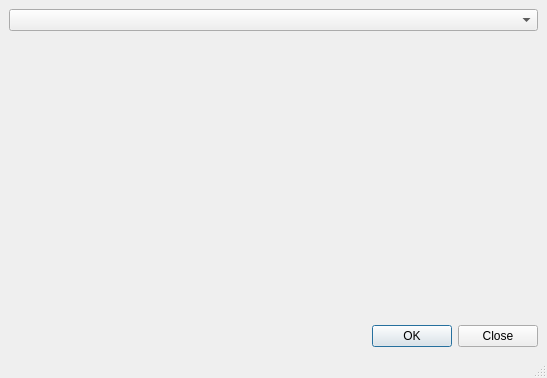
<?xml version="1.0" encoding="UTF-8"?>
<ui version="4.0">
 <class>Reportabug</class>
 <widget class="QMainWindow" name="Reportabug">
  <property name="geometry">
   <rect>
    <x>0</x>
    <y>0</y>
    <width>547</width>
    <height>378</height>
   </rect>
  </property>
  <property name="windowTitle">
   <string>Report a bug</string>
  </property>
  <widget class="QWidget" name="centralwidget">
   <layout class="QVBoxLayout" name="verticalLayout">
    <item>
     <widget class="QComboBox" name="comboBox"/>
    </item>
    <item>
     <widget class="QStackedWidget" name="stackedWidget">
      <widget class="QWidget" name="page_null"/>
      <widget class="QWidget" name="page_github">
       <layout class="QVBoxLayout" name="verticalLayout_2">
        <item>
         <layout class="QHBoxLayout" name="layout_auth">
          <item>
           <widget class="QLabel" name="label_username">
            <property name="minimumSize">
             <size>
              <width>100</width>
              <height>0</height>
             </size>
            </property>
            <property name="text">
             <string>Username</string>
            </property>
           </widget>
          </item>
          <item>
           <widget class="QLineEdit" name="lineEdit_username">
            <property name="toolTip">
             <string>Your GitHub account</string>
            </property>
            <property name="placeholderText">
             <string>username</string>
            </property>
           </widget>
          </item>
          <item>
           <widget class="QLabel" name="label_password">
            <property name="minimumSize">
             <size>
              <width>100</width>
              <height>0</height>
             </size>
            </property>
            <property name="text">
             <string>Password</string>
            </property>
           </widget>
          </item>
          <item>
           <widget class="QLineEdit" name="lineEdit_password">
            <property name="toolTip">
             <string>GitHub account password</string>
            </property>
            <property name="echoMode">
             <enum>QLineEdit::Password</enum>
            </property>
            <property name="placeholderText">
             <string>password</string>
            </property>
           </widget>
          </item>
         </layout>
        </item>
        <item>
         <layout class="QHBoxLayout" name="layout_title">
          <item>
           <widget class="QLabel" name="label_title">
            <property name="minimumSize">
             <size>
              <width>150</width>
              <height>0</height>
             </size>
            </property>
            <property name="text">
             <string>Title</string>
            </property>
           </widget>
          </item>
          <item>
           <widget class="QLineEdit" name="lineEdit_title">
            <property name="toolTip">
             <string>Title of the report</string>
            </property>
           </widget>
          </item>
         </layout>
        </item>
        <item>
         <widget class="QPlainTextEdit" name="plainTextEdit">
          <property name="toolTip">
           <string>Text of the report</string>
          </property>
         </widget>
        </item>
       </layout>
      </widget>
      <widget class="QWidget" name="page_gitreport">
       <layout class="QVBoxLayout" name="verticalLayout_3">
        <item>
         <widget class="QLineEdit" name="lineEdit"/>
        </item>
       </layout>
      </widget>
     </widget>
    </item>
    <item>
     <widget class="QDialogButtonBox" name="buttonBox">
      <property name="standardButtons">
       <set>QDialogButtonBox::Close|QDialogButtonBox::Ok</set>
      </property>
     </widget>
    </item>
   </layout>
  </widget>
  <widget class="QStatusBar" name="statusbar"/>
  <action name="actionClose">
   <property name="text">
    <string>Close</string>
   </property>
  </action>
 </widget>
 <resources/>
 <connections/>
</ui>
